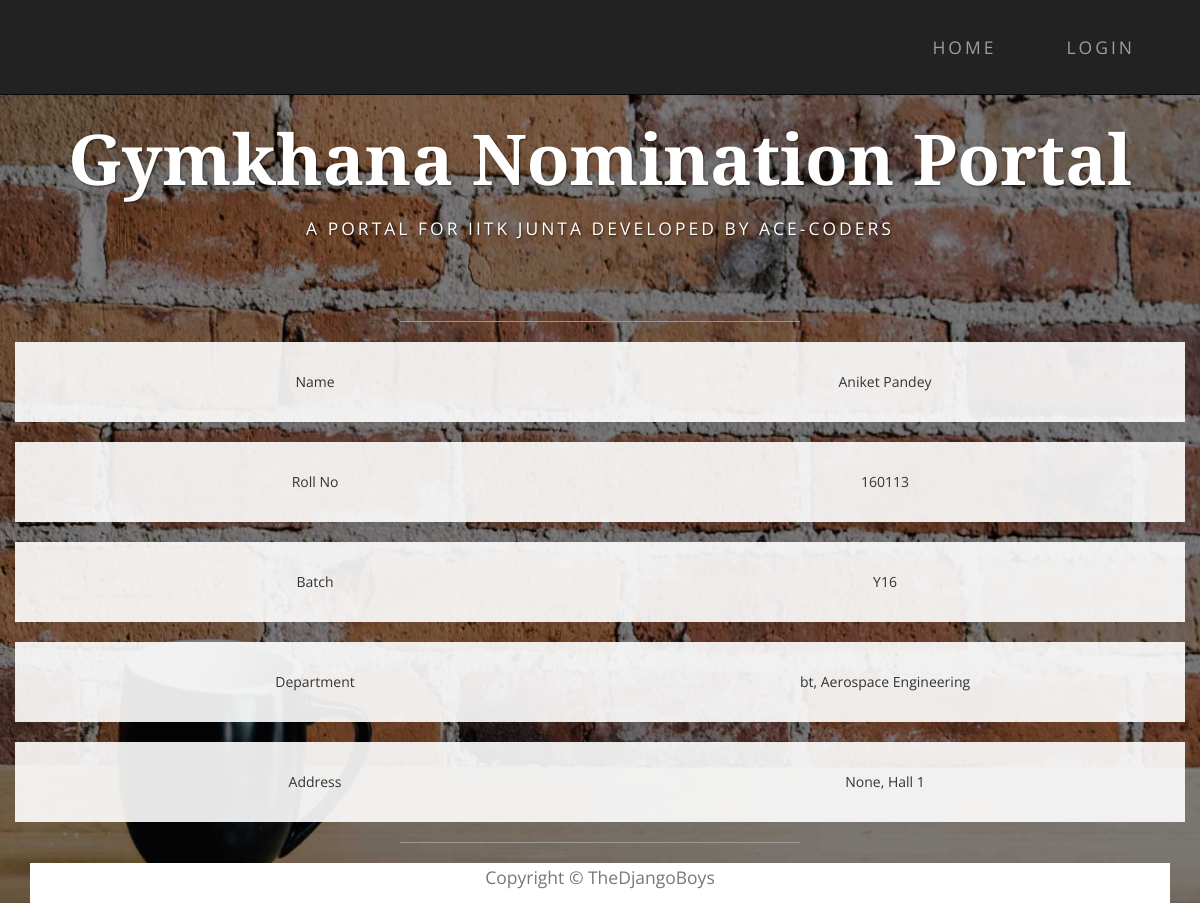
Page /nominations/profile/1/ (signed in) on the earlier database version.
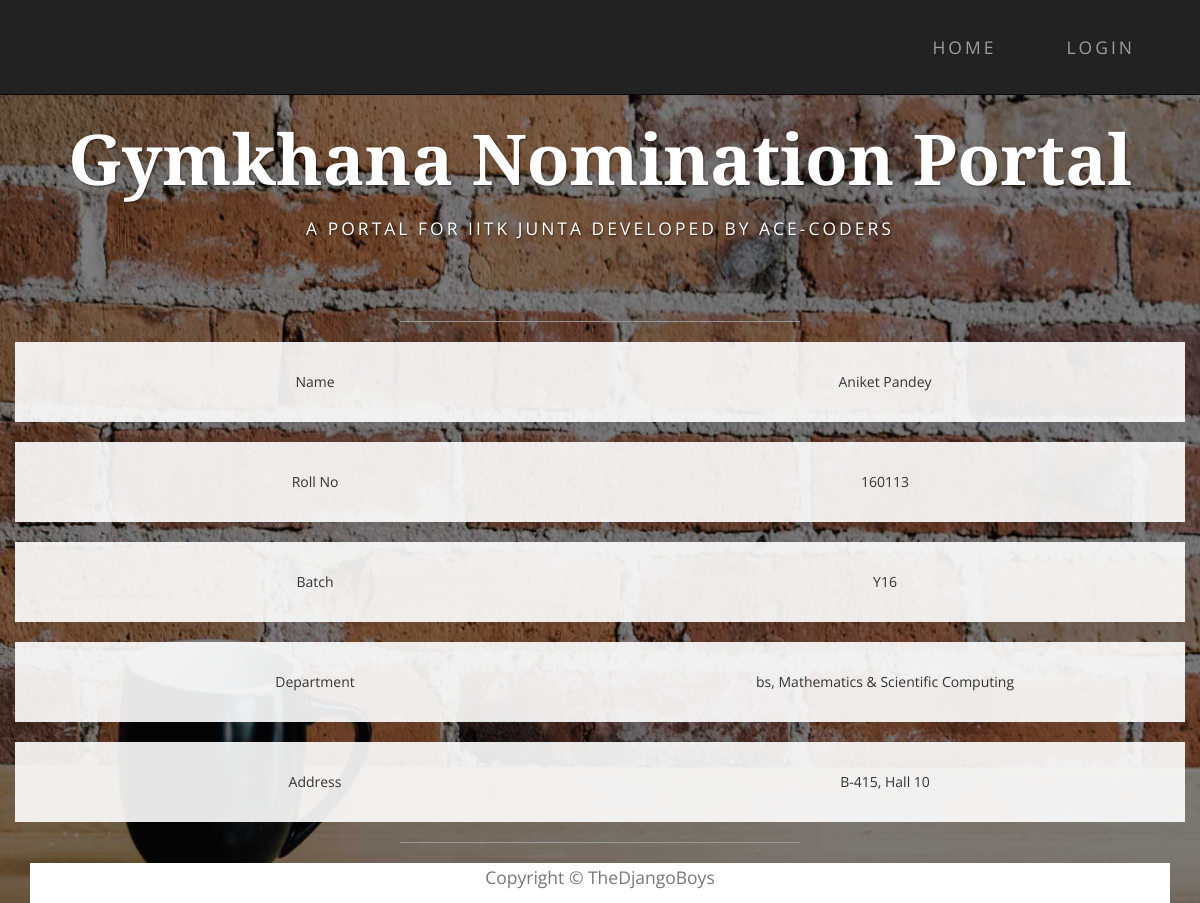
Same page on the later database version.
### nomi/models.py (models this page shows, shortened)
class UserProfile(models.Model):
    PROGRAMME = (
        ('B.Tech', 'B.Tech'),
        ('B.S', 'B.S'),
    )
    DEPT = (
        ('Aerospace Engineering', 'AE'),
        ('Biological Sciences & Engineering', 'BSBE'),
        ('Chemical Engineering', 'CHE'),
        ('Civil Engineering', 'CE'),
        ('Computer Science & Engineering', 'CSE'),
        ('Electrical Engineering', 'EE'),
        ('Materials Science & Engineering', 'MSE'),
        ('Mechanical Engineering', 'ME'),
        ('Industrial & Management Engineering', 'IME'),
        ('Chemistry', 'CHM'),
        ('Mathematics & Scientific Computing', 'MTH'),
        ('Physics', 'PHY'),
        ('Earth Sciences', 'ES')
    )
    YEAR = (
        ('Y16', 'Y16'),
        ('Y15', 'Y15'),
        ('Y14', 'Y14'),
        ('Y13', 'Y13'),
        ('Y12', 'Y12'),
        ('Y11', 'Y11'),
    )
    HALL = (
        (1, '1'), (2, '2'), (3, '3'), (4, '4'), (5, '5'), (6, '6'),
        (7, '7'), (8, '8'), (9, '9'), (10, '10'), (11, '11'), (12, '12'),
    )
    user = models.OneToOneField(User)
    name = models.CharField(max_length=40, default=user)
    roll_no = models.IntegerField(null=True)
    year = models.CharField(max_length=4, choices=YEAR, default='Y16')
    programme = models.CharField(max_length=7, choices=PROGRAMME, default='B.Tech')
    department = models.CharField(max_length=200, choices=DEPT, default=None)
    hall = models.IntegerField(choices=HALL, default=1)
    room_no = models.CharField(max_length=10, null=True)

### nomi/views.py (the view)
# urls.py: url(r'^profile/(?P<pk>\d+)/$', views.profile_view, name='profile'),
@login_required
def profile_view(request, pk):
    model = UserProfile
    user = model.objects.get(pk=pk)
    return render(request, 'profile.html', context={'user': user})

### nomi/templates/profile.html (shortened to what this page needs)
{% extends 'base.html' %}
{% load staticfiles %}
{% block content %}
    <div class="container">
                <div class="row box">
                    <div class="col-md-6 text-center">Name</div>
                    <div class="col-md-6 text-center">{{ user.name }}</div>
                </div>
                <div class="row box">
                    <div class="col-md-6 text-center">Roll No</div>
                    <div class="col-md-6 text-center">{{ user.roll_no }}</div>
                </div>
                <div class="row box">
                    <div class="col-md-6 text-center">Batch</div>
                    <div class="col-md-6 text-center">{{ user.year }}</div>
                </div>
                <div class="row box">
                    <div class="col-md-6 text-center">Department</div>
                    <div class="col-md-6 text-center">{{ user.programme }},  {{user.department}}</div>
                </div>
                <div class="row box">
                    <div class="col-md-6 text-center">Address</div>
                    <div class="col-md-6 text-center">{{ user.room_no }}, Hall {{ user.hall }}</div>
                </div>
{% endblock %}

### nomi/templates/base.html (shortened to what this page needs)
<!DOCTYPE html>
<html lang="en">
{% load staticfiles %}
<head>
    <link href="{% static 'nomi/css/bootstrap.min.css' %}" rel="stylesheet">
    <link href="{% static 'nomi/css/business-casual.css' %}" rel="stylesheet">
</head>
<body>
    <nav id="mainNav" class="navbar navbar-inverse navbar-custom navbar-fixed-top">
        <div class="container">
            <div class="collapse navbar-collapse" id="bs-example-navbar-collapse-1">
                 <ul class="nav navbar-nav navbar-right">
                    <li><a href="{% url 'index' %}">Home</a></li>
                    {% if user.is_authenticated %}
                        <li><a href="#">{{user.get_username}}</a></li>
                        <li><a href="{% url 'profile' user.pk %}">Profile</a></li>
                        <li><a href="{% url 'logout' %}?next={{request.path}}">Logout</a></li>
                    {% else %}
                        <li><a href="{% url 'login' %}?next={{request.path}}">Login</a></li>
                     {% endif %}
                 </ul>
            </div>
        </div>
    </nav>
    <div class="brand main">Gymkhana Nomination Portal</div>
    <div class="address-bar">A PORTAL FOR IITK JUNTA DEVELOPED BY ACE-CODERS</div>
    <br>
    <hr>
    {% block content %}
    {% endblock %}
    <hr>
    <div class="col-lg-12 text-center " style="background:white;height:40px">
        <p class="text-muted">Copyright &copy; TheDjangoBoys</p>
    </div>
</body>

### nomi/static/nomi/css/business-casual.css (style rules this page uses)
body { font-family: "Open Sans","Helvetica Neue",Helvetica,Arial,sans-serif; background: url('../img/bg.jpg') no-repeat center center fixed; -webkit-background-size: cover; -moz-background-size: cover; background-size: cover; -o-background-size: cover; }
p { font-size: 1.25em; line-height: 1.6; color: #000; }
hr { max-width: 400px; border-color: #999999; }
.brand, .address-bar { display: none; }
.navbar-nav { text-transform: uppercase; font-weight: 400; letter-spacing: 3px; }
.box { margin-bottom: 20px; padding: 30px 15px; background: #fff; background: rgba(255,255,255,0.9); }
@media screen and (min-width:768px) { .brand { display: inherit; margin: 0; padding: 30px 0 10px; text-align: center; text-shadow: 1px 1px 2px rgba(0,0,0,0.5); font-family: "Josefin Slab","Helvetica Neue",Helvetica,Arial,sans-serif; font-size: 5em; font-weight: 700; line-height: normal; color: #fff; } }
@media screen and (min-width:768px) { .address-bar { display: inherit; margin: 0; padding: 0 0 40px; text-align: center; text-shadow: 1px 1px 2px rgba(0,0,0,0.5); text-transform: uppercase; font-size: 1.25em; font-weight: 400; letter-spacing: 3px; color: #fff; } }
@media screen and (min-width:768px) { .navbar { border-radius: 0; } }
@media screen and (min-width:768px) { .navbar { min-height: 0; } }
@media screen and (min-width:768px) { .nav>li>a { padding: 35px; } }
@media screen and (min-width:768px) { .navbar-nav>li>a { line-height: normal; } }
@media screen and (min-width:768px) { .navbar-nav { display: table; float: none; margin: 0 auto; table-layout: fixed; font-size: 1.25em; } }
@media screen and (min-width:1200px) { .box:after { content: ''; display: table; clear: both; } }

### nomi/templates/base.html (style rules this page uses)
#mainNav { background-color:light; }
.main { margin-top:80px; }

Differences in the rows shown:
changed UserProfile "Aniket Pandey": programme "bt" → "bs"; department "Aerospace Engineering" → "Mathematics & Scientific Computing"; room_no "None" → "B-415"; hall "1" → "10"
